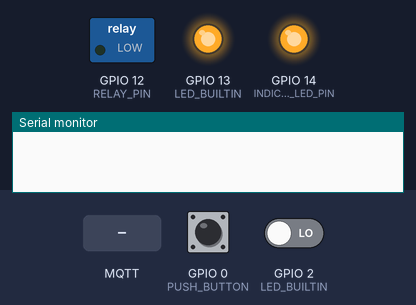
The sketch below on a simulated ESP32. Shown: switched loads named in the sketch (green lamp = pin HIGH), output pins drawn as LEDs (lit = HIGH), the last lines printed to the serial monitor. Dashed ring = blinking. The test bench sets the inputs (shaded band); at power-on: GPIO 0 (PUSH_BUTTON) HIGH, GPIO 2 (LED_BUILTIN) LOW. No MQTT or app messages arrive unless stated.

Above: at 2.2 s.
2.3 s: GPIO 0 (PUSH_BUTTON) pulled LOW for 3.2 s
At 7.2 s:
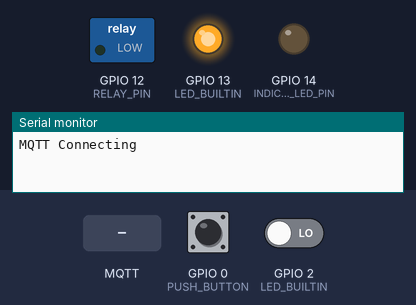
7.8 s: MQTT message "on" arrives on the first subscribed topic
At 8.2 s:
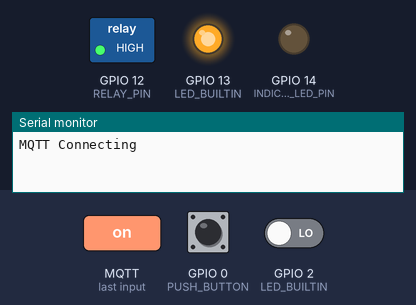
9.3 s: GPIO 0 (PUSH_BUTTON) pulled LOW for 3.2 s
At 11.1 s:
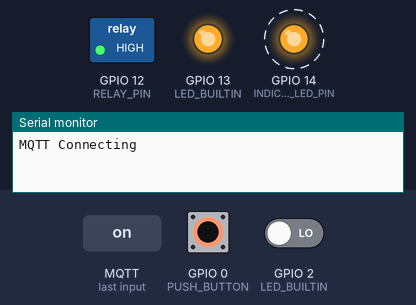
14.8 s: MQTT message "off" arrives on the first subscribed topic
At 16.0 s:
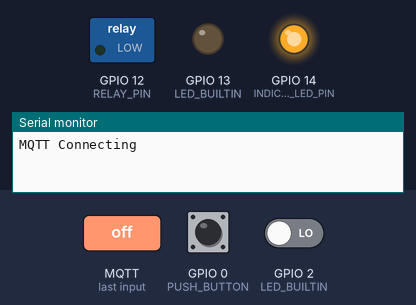
Timing chart, 0 to 17.3 s (numbered marks = the images above; inputs shaded):
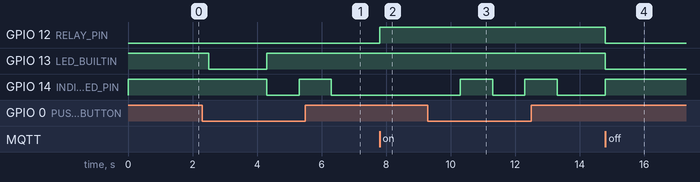

The sketch:

mobileHumidifier.ino
```cpp
// Humidifer controller client

#include "CommonEssentials.h"

// SONOFF pin numbers
#define LED_BUILTIN 13
#define RELAY_PIN 12
#define INDICATOR_LED_PIN 14
#define PUSH_BUTTON  0            // Onboard push button
#define LED_ON LOW
#define LED_OFF HIGH

char clientName[] = {"mobileHumidifier"};

void initialConnectionForOTA(){
  blinkerTimer.attach(0.15, blinker);
  connectToWifi();
  OTA_setup();

  uint16_t time_elapsed = 0;
  while(time_elapsed < 60000) {
    ArduinoOTA.handle();
    time_elapsed = millis();
    delay(10);
    }
  ESP.restart();
}

void onWifiConnect(const WiFiEventStationModeGotIP& event) {
  blinkerTimer.detach();
  digitalWrite(LED_BUILTIN, LED_ON);
  connectToMqtt();
}

void onWifiDisconnect(const WiFiEventStationModeDisconnected& event) {
  blinkerTimer.attach(0.5, blinker);
  mqttClient.disconnect();
  mqttReconnectTimer.detach(); // ensure we don't reconnect to MQTT while reconnecting to Wi-Fi
  wifiReconnectTimer.once(2, connectToWifi);
}

void onMqttConnect(bool sessionPresent) {
  uint16_t packetIdSub1 = mqttClient.subscribe("mobile/humidifier/command", 1);
  uint16_t packetIdSub2 = mqttClient.subscribe("mobile/humidifier/reset", 0);
  presenceReportTimer.attach(presenceReportInterval, presenceReportTimerCallback);
}

void onMqttSubscribe(uint16_t packetId, uint8_t qos) {
}

void onMqttUnsubscribe(uint16_t packetId) {
}

void onMqttMessage(char* topic, char* payload, AsyncMqttClientMessageProperties properties, size_t len, size_t index, size_t total) {
//Serial.println(topic);
	if (String(topic) == "mobile/humidifier/command") {
    if (payload[1] == 'n')  {
    digitalWrite(RELAY_PIN,HIGH);
    digitalWrite(LED_BUILTIN,LED_OFF);
    digitalWrite(INDICATOR_LED_PIN,LED_ON);
	 mqttClient.publish("mobile/humidifier/feedback", 1, true, "on");
    }
    if (payload[1] == 'f'){
    digitalWrite(RELAY_PIN,LOW);
    digitalWrite(LED_BUILTIN,LED_ON);
    digitalWrite(INDICATOR_LED_PIN,LED_OFF);
	 mqttClient.publish("mobile/humidifier/feedback", 1, true, "off");
     }
	}
  if (String(topic) == "mobile/humidifier/reset") {
    ESP.restart();
  }
}

void onMqttPublish(uint16_t packetId) {
}

void setup() {
  pinMode(LED_BUILTIN,OUTPUT);
  digitalWrite(LED_BUILTIN,LED_OFF);
  pinMode(INDICATOR_LED_PIN,OUTPUT);
  digitalWrite(INDICATOR_LED_PIN,LED_OFF);
  pinMode(RELAY_PIN,OUTPUT);
  digitalWrite(RELAY_PIN,LOW);
  pinMode (PUSH_BUTTON,INPUT_PULLUP);

  attachInterrupt(PUSH_BUTTON,buttonPressed,FALLING);

  mqttPrefix = "mobile/humidifier";

  WiFi.hostname(clientName);
  WiFi.mode(WIFI_STA);

  int buttonCheck = digitalRead(PUSH_BUTTON);
  if (buttonCheck == LOW) {
    initialConnectionForOTA();
  }

  attachInterrupt(PUSH_BUTTON,buttonPressed,FALLING);

  wifiConnectHandler = WiFi.onStationModeGotIP(onWifiConnect);
  wifiDisconnectHandler = WiFi.onStationModeDisconnected(onWifiDisconnect);

  mqttClient.setClientId(clientName);
  mqttClient.onConnect(onMqttConnect);
  mqttClient.onDisconnect(onMqttDisconnect);
  mqttClient.onSubscribe(onMqttSubscribe);
  mqttClient.onUnsubscribe(onMqttUnsubscribe);
  mqttClient.onMessage(onMqttMessage);
  mqttClient.onPublish(onMqttPublish);
  mqttClient.setServer(MQTT_HOST, MQTT_PORT);
  mqttClient.setKeepAlive(keepAliveTimeout).setCleanSession(false).setWill("clients/mobile/humidifier/lastwill", 2, true, "disconnected");

  blinkerTimer.attach(0.5, blinker);

  connectToWifi();

}

void loop() {
  checkButton();
  checkPresenceReportFlag();
}

void buttonPressed()  {
  buttonFlag = true;
}

void checkButton()  {
  if (buttonFlag == true) {
    //Serial.println("Button pressed!");
    buttonVal = digitalRead(PUSH_BUTTON);
    // Test for button pressed and store the down time
    if (buttonVal == LOW && buttonLast == HIGH && (millis() - btnUpTime) > long(debounce))  {
      btnDnTime = millis();
      //Serial.println("Down "+String(btnDnTime));
    }
    // Test for button release and store the up time
    if (buttonVal == HIGH && buttonLast == LOW && (millis() - btnDnTime) > long(debounce))  {
      if (ignoreUp == false) buttonEvent1();
      else ignoreUp = false;
      btnUpTime = millis();
      //Serial.println("Up "+String(btnUpTime));
      buttonFlag = false;
    }
    // Test for button held down for longer than the hold time
    if (buttonVal == LOW && (millis() - btnDnTime) > long(holdTime))  {
      buttonEvent2();
      ignoreUp = true;
      btnDnTime = millis();
      //Serial.println("Down "+String(btnDnTime));
    }
    buttonLast = buttonVal;
  }
}

void buttonEvent1() {
    digitalWrite(RELAY_PIN, !digitalRead(RELAY_PIN));

    bool pinStatus = digitalRead(RELAY_PIN) ;
    if (pinStatus == HIGH){
      digitalWrite(LED_BUILTIN,LED_OFF);
      digitalWrite(INDICATOR_LED_PIN,LED_ON);
      mqttClient.publish("mobile/humidifier/pushButton", 1, true, "on");
    }
    else {
      digitalWrite(LED_BUILTIN,LED_ON);
      digitalWrite(INDICATOR_LED_PIN,LED_OFF);
      mqttClient.publish("mobile/humidifier/pushButton", 1, true, "off");
    }
}

void buttonEvent2()  {
  bool indicatorLedState = digitalRead(INDICATOR_LED_PIN);
  bool statusLedState = digitalRead(LED_BUILTIN);
  if (indicatorLedState == LED_ON && statusLedState == LED_OFF); digitalWrite(INDICATOR_LED_PIN,LED_OFF); bool indicateFlag = true;
  blinkerTimer.attach(0.15, blinker);
  delay(1000);
  blinkerTimer.detach();
  if (indicateFlag == true) {
    digitalWrite(INDICATOR_LED_PIN,LED_ON); digitalWrite(LED_BUILTIN,LED_OFF); indicateFlag = false;
  }
  else {
    digitalWrite(LED_BUILTIN,LED_ON);
  }
  mqttClient.publish("mobile/humidifier/pushButton", 1, true, "switch");
}
```

Measured:
- after the input at 2.3 s, GPIO 14 (INDICATOR_LED_PIN): HIGH → LOW after 2.0 s, → HIGH 1.0 s later, → LOW 1.0 s later
- after the input at 7.8 s, GPIO 12 (RELAY_PIN): LOW → HIGH at once
- after the input at 9.3 s, GPIO 14 (INDICATOR_LED_PIN): alternates HIGH for 1.0 s and LOW for 1.0 s, starting after 1.0 s
- after the input at 14.8 s, GPIO 12 (RELAY_PIN), GPIO 13 (LED_BUILTIN): HIGH → LOW at once; GPIO 14 (INDICATOR_LED_PIN): LOW → HIGH at once
